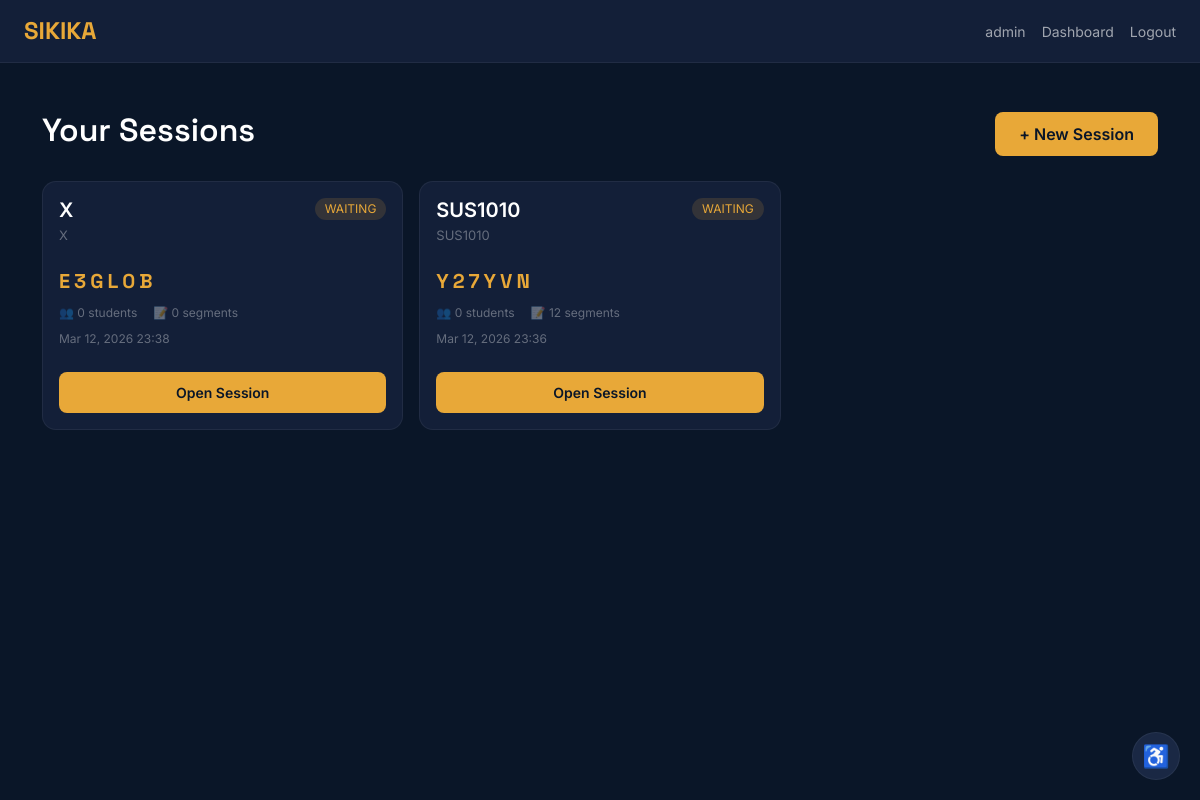
The page /dashboard/ (signed in) on the database its author committed.
### core/models.py (models this page shows, shortened)
class LectureSession(models.Model):
    STATUS_CHOICES = [
        ('waiting', 'Waiting'),
        ('live', 'Live'),
        ('ended', 'Ended'),
    ]
    lecturer = models.ForeignKey(User, on_delete=models.CASCADE, related_name='sessions')
    title = models.CharField(max_length=200)
    course_code = models.CharField(max_length=50, blank=True)
    session_code = models.CharField(max_length=6, unique=True, editable=False)
    status = models.CharField(max_length=10, choices=STATUS_CHOICES, default='waiting')
    created_at = models.DateTimeField(auto_now_add=True)
    started_at = models.DateTimeField(null=True, blank=True)
    ended_at = models.DateTimeField(null=True, blank=True)

### core/views.py (the view)
# urls.py: path('dashboard/', views.dashboard, name='dashboard'),
@login_required
def dashboard(request):
    profile = request.user.profile
    if profile.role == 'lecturer':
        sessions = LectureSession.objects.filter(lecturer=request.user).order_by('-created_at')
        for s in sessions:
            s.attendee_count = s.attendees.count()
            s.segment_count = s.segments.count()
            if s.started_at and s.ended_at:
                delta = s.ended_at - s.started_at
                s.duration_minutes = int(delta.total_seconds() // 60)
            else:
                s.duration_minutes = None
        return render(request, 'core/lecturer_dashboard.html', {'sessions': sessions})
    else:
        attendances = SessionAttendance.objects.filter(student=request.user).select_related('session').order_by('-joined_at')
        return render(request, 'core/student_dashboard.html', {'attendances': attendances})

### templates/core/lecturer_dashboard.html (shortened to what this page needs)
{% extends 'core/base.html' %}
{% block content %}
<div class="container mt-5">
    <div class="d-flex justify-content-between align-items-center mb-4">
        <h2 style="font-family:var(--font-heading); font-weight:600;">Your Sessions</h2>
        <a href="{% url 'create_session' %}" class="btn btn-sikika">+ New Session</a>
    </div>
    {% if sessions %}
    <div class="row g-3">
        {% for s in sessions %}
        <div class="col-md-4">
            <div class="card-dark p-3">
                <div class="d-flex justify-content-between align-items-start">
                    <div>
                        <h5 style="font-weight:600; margin-bottom:4px;">{{ s.title }}</h5>
                        <p class="text-muted mb-2" style="font-size:13px;">{{ s.course_code }}</p>
                    </div>
                    {% if s.status == 'live' %}
                    <span style="background:rgba(56,232,112,0.15); color:var(--green); padding:2px 10px; border-radius:100px; font-size:12px;">LIVE</span>
                    {% elif s.status == 'waiting' %}
                    <span style="background:rgba(232,168,56,0.15); color:var(--orange); padding:2px 10px; border-radius:100px; font-size:12px;">WAITING</span>
                    {% else %}
                    <span style="background:rgba(255,255,255,0.05); color:var(--text-muted); padding:2px 10px; border-radius:100px; font-size:12px;">Ended</span>
                    {% endif %}
                </div>
                <p style="font-family:var(--font-heading); font-size:20px; font-weight:700; letter-spacing:4px; color:var(--orange); margin:12px 0 8px 0;">{{ s.session_code }}</p>
                <div class="d-flex gap-3" style="font-size:12px; color:var(--text-muted); margin-bottom:8px;">
                    <span>👥 {{ s.attendee_count }} students</span>
                    <span>📝 {{ s.segment_count }} segments</span>
                </div>
                <p class="text-muted" style="font-size:12px;">{{ s.created_at|date:"M d, Y H:i" }}</p>
                {% if s.status == 'live' or s.status == 'waiting' %}
                <a href="{% url 'lecturer_session' s.session_code %}" class="btn btn-sikika btn-sm w-100 mt-2">Open Session</a>
                {% endif %}
            </div>
        </div>
        {% endfor %}
    </div>
    {% else %}
    <div class="card-dark p-5 text-center">
        <p style="font-size:48px; margin-bottom:16px;">🎙️</p>
        <p style="color:var(--text-secondary);">No sessions yet. Create your first one!</p>
    </div>
    {% endif %}
</div>
{% endblock %}

### templates/core/base.html (shortened to what this page needs)
{% load static %}
<!DOCTYPE html>
<html lang="en">
<head>
    <link href="https://cdn.jsdelivr.net/npm/bootstrap@5.3.3/dist/css/bootstrap.min.css" rel="stylesheet">
    <link href="https://fonts.cdnfonts.com/css/opendyslexic" rel="stylesheet">
</head>
<body role="document">
    <nav class="navbar navbar-expand-lg navbar-dark px-4" role="navigation" aria-label="Main navigation">
        <a class="navbar-brand" href="{% url 'home' %}" aria-label="SIKIKA Home">SIKIKA</a>
        <div class="ms-auto d-flex align-items-center gap-3">
            {% if user.is_authenticated %}
                <span class="nav-link" aria-hidden="true">{{ user.username }}</span>
                <a href="{% url 'dashboard' %}" class="nav-link">Dashboard</a>
                <a href="{% url 'logout' %}" class="nav-link">Logout</a>
            {% else %}
                <a href="{% url 'login' %}" class="nav-link">Login</a>
                <a href="{% url 'register' %}" class="btn btn-sikika btn-sm">Register</a>
            {% endif %}
        </div>
    </nav>
    <main id="main-content" role="main">
        {% block content %}{% endblock %}
    </main>
    {% if user.is_authenticated %}
    <div class="a11y-panel" role="region" aria-label="Accessibility controls">
        <div class="a11y-toggle" onclick="toggleA11yMenu()" title="Accessibility Settings" aria-label="Accessibility Settings" tabindex="0">♿</div>
    </div>
    {% endif %}
</body>
</html>

### rows shown on the page
LectureSession: title "X", course_code "X", status "WAITING", session_code "E3GL0B", attendee_count "0", segment_count "0", created_at "Mar 12, 2026 23:38"
LectureSession: title "SUS1010", course_code "SUS1010", status "WAITING", session_code "Y27YVN", attendee_count "0", segment_count "12", created_at "Mar 12, 2026 23:36"

### other values the page prints
{{ user.username }} "admin"
